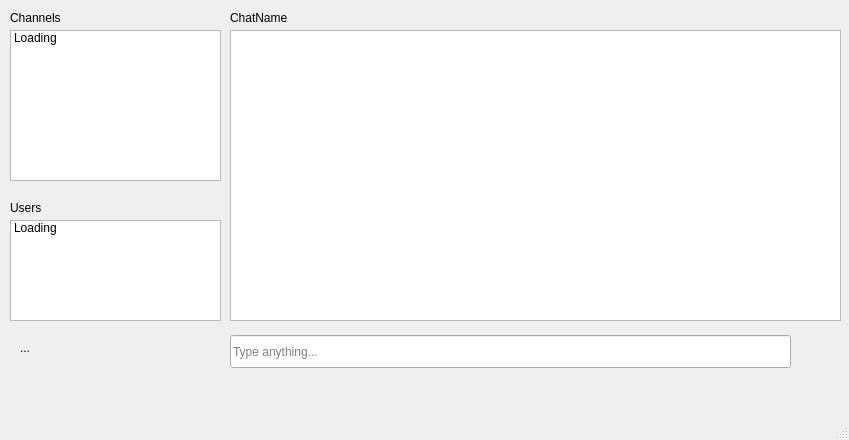
<?xml version="1.0" encoding="UTF-8"?>
<ui version="4.0">
 <class>MainWindow</class>
 <widget class="QMainWindow" name="MainWindow">
  <property name="windowModality">
   <enum>Qt::NonModal</enum>
  </property>
  <property name="geometry">
   <rect>
    <x>0</x>
    <y>0</y>
    <width>849</width>
    <height>440</height>
   </rect>
  </property>
  <property name="windowTitle">
   <string>Channels</string>
  </property>
  <property name="windowOpacity">
   <double>1.000000000000000</double>
  </property>
  <property name="documentMode">
   <bool>false</bool>
  </property>
  <widget class="QWidget" name="centralwidget">
   <widget class="QListWidget" name="channel_list">
    <property name="geometry">
     <rect>
      <x>10</x>
      <y>30</y>
      <width>211</width>
      <height>151</height>
     </rect>
    </property>
    <item>
     <property name="text">
      <string>Loading</string>
     </property>
    </item>
   </widget>
   <widget class="QLabel" name="chat_name">
    <property name="geometry">
     <rect>
      <x>230</x>
      <y>10</y>
      <width>121</width>
      <height>16</height>
     </rect>
    </property>
    <property name="text">
     <string>ChatName</string>
    </property>
   </widget>
   <widget class="QLabel" name="label">
    <property name="geometry">
     <rect>
      <x>10</x>
      <y>200</y>
      <width>60</width>
      <height>16</height>
     </rect>
    </property>
    <property name="text">
     <string>Users</string>
    </property>
   </widget>
   <widget class="QLabel" name="username_label">
    <property name="geometry">
     <rect>
      <x>20</x>
      <y>340</y>
      <width>201</width>
      <height>16</height>
     </rect>
    </property>
    <property name="text">
     <string>...</string>
    </property>
   </widget>
   <widget class="QLabel" name="label_2">
    <property name="geometry">
     <rect>
      <x>10</x>
      <y>10</y>
      <width>60</width>
      <height>16</height>
     </rect>
    </property>
    <property name="text">
     <string>Channels</string>
    </property>
   </widget>
   <widget class="QTextEdit" name="chat_display">
    <property name="geometry">
     <rect>
      <x>230</x>
      <y>30</y>
      <width>611</width>
      <height>291</height>
     </rect>
    </property>
    <property name="readOnly">
     <bool>true</bool>
    </property>
    <property name="html">
     <string>&lt;!DOCTYPE HTML PUBLIC &quot;-//W3C//DTD HTML 4.0//EN&quot; &quot;http://www.w3.org/TR/REC-html40/strict.dtd&quot;&gt;
&lt;html&gt;&lt;head&gt;&lt;meta name=&quot;qrichtext&quot; content=&quot;1&quot; /&gt;&lt;style type=&quot;text/css&quot;&gt;
p, li { white-space: pre-wrap; }
&lt;/style&gt;&lt;/head&gt;&lt;body style=&quot; font-family:'.AppleSystemUIFont'; font-size:13pt; font-weight:400; font-style:normal;&quot;&gt;
&lt;p style=&quot;-qt-paragraph-type:empty; margin-top:0px; margin-bottom:0px; margin-left:0px; margin-right:0px; -qt-block-indent:0; text-indent:0px;&quot;&gt;&lt;br /&gt;&lt;/p&gt;&lt;/body&gt;&lt;/html&gt;</string>
    </property>
   </widget>
   <widget class="QListWidget" name="users_list">
    <property name="geometry">
     <rect>
      <x>10</x>
      <y>220</y>
      <width>211</width>
      <height>101</height>
     </rect>
    </property>
    <item>
     <property name="text">
      <string>Loading</string>
     </property>
    </item>
   </widget>
   <widget class="QPushButton" name="send_message_button">
    <property name="geometry">
     <rect>
      <x>790</x>
      <y>330</y>
      <width>51</width>
      <height>41</height>
     </rect>
    </property>
    <property name="text">
     <string/>
    </property>
    <property name="icon">
     <iconset>
      <normaloff>../../../../../../../../Downloads/send_image.png</normaloff>../../../../../../../../Downloads/send_image.png</iconset>
    </property>
    <property name="iconSize">
     <size>
      <width>32</width>
      <height>32</height>
     </size>
    </property>
    <property name="autoExclusive">
     <bool>false</bool>
    </property>
    <property name="default">
     <bool>false</bool>
    </property>
    <property name="flat">
     <bool>true</bool>
    </property>
   </widget>
   <widget class="QPushButton" name="create_channel_button">
    <property name="geometry">
     <rect>
      <x>69</x>
      <y>7</y>
      <width>21</width>
      <height>21</height>
     </rect>
    </property>
    <property name="text">
     <string/>
    </property>
    <property name="icon">
     <iconset>
      <normaloff>../../../../../../../../Downloads/create_channel_icon.png</normaloff>../../../../../../../../Downloads/create_channel_icon.png</iconset>
    </property>
    <property name="iconSize">
     <size>
      <width>16</width>
      <height>16</height>
     </size>
    </property>
    <property name="default">
     <bool>false</bool>
    </property>
    <property name="flat">
     <bool>true</bool>
    </property>
   </widget>
   <widget class="QPushButton" name="logout_button">
    <property name="geometry">
     <rect>
      <x>90</x>
      <y>8</y>
      <width>20</width>
      <height>20</height>
     </rect>
    </property>
    <property name="text">
     <string/>
    </property>
    <property name="icon">
     <iconset>
      <normaloff>../../../../../../../../Downloads/disconnect.png</normaloff>../../../../../../../../Downloads/disconnect.png</iconset>
    </property>
    <property name="iconSize">
     <size>
      <width>18</width>
      <height>18</height>
     </size>
    </property>
    <property name="default">
     <bool>false</bool>
    </property>
    <property name="flat">
     <bool>true</bool>
    </property>
   </widget>
   <widget class="QLineEdit" name="message_input">
    <property name="geometry">
     <rect>
      <x>230</x>
      <y>335</y>
      <width>561</width>
      <height>33</height>
     </rect>
    </property>
    <property name="placeholderText">
     <string>Type anything...</string>
    </property>
   </widget>
  </widget>
  <widget class="QMenuBar" name="menubar">
   <property name="geometry">
    <rect>
     <x>0</x>
     <y>0</y>
     <width>849</width>
     <height>24</height>
    </rect>
   </property>
  </widget>
  <widget class="QStatusBar" name="statusbar"/>
 </widget>
 <resources/>
 <connections/>
</ui>
